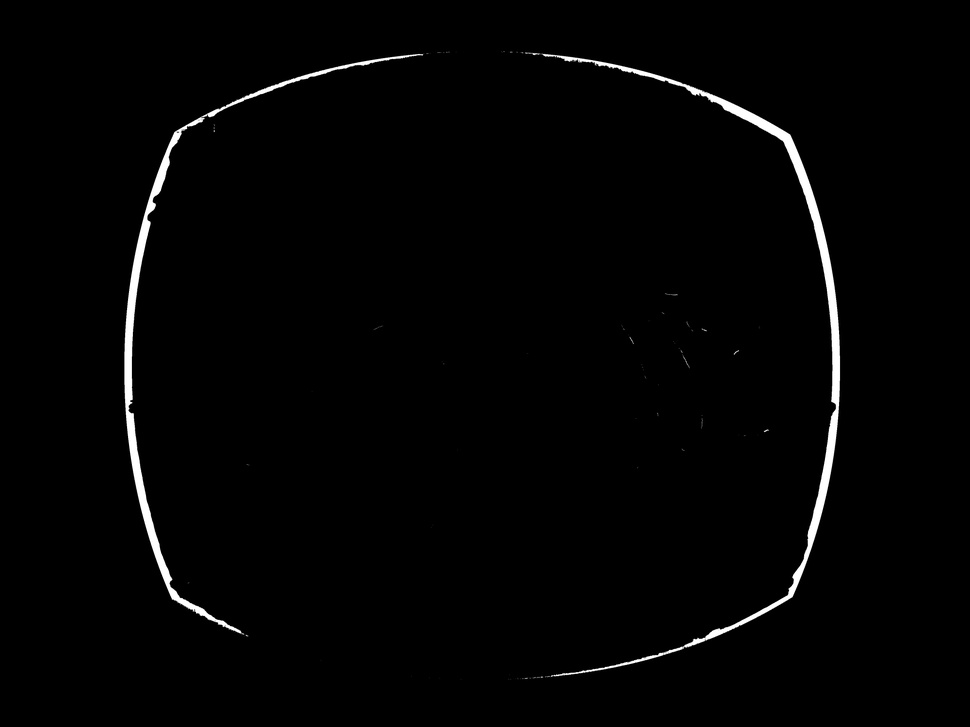
#> input picture Unstructured Light Field/Main3_depth1.jpg, 970 x 727 px, shrunk from 4000 x 3000 before the run, given in place of Image-1.jpg, which was not available
$ python Bonus2.py   (older library calls are emulated)
#> lines starting #> are read from the running program, lines starting #| are printed output that depends on the picture; after the words box and inside, x2 and y2 are one past the last pixel; in counts of white or black regions, pixels touching at a corner belong together; pictures that were not available may be replaced by others from this repository, and a replacement may not be noted
import cv2
import numpy as np
import matplotlib.pyplot as plt

def compute_tenengrad(gray, ksize=3):
    gx = cv2.Sobel(gray, cv2.CV_64F, 1, 0, ksize=ksize)
    gy = cv2.Sobel(gray, cv2.CV_64F, 0, 1, ksize=ksize)
    fm = gx**2 + gy**2  # Compute focus measure for each pixel
    return fm

def load_images(filepaths):
    images = []
    grays = []
    for file in filepaths:
        img = cv2.imread(file)
#> img is the input picture: shape (727, 970, 3); min 0, max 255, mean 3.9
        if img is not None:
            images.append(img)
            gray = cv2.cvtColor(img, cv2.COLOR_BGR2GRAY)
            grays.append(gray)
        else:
            print(f"Failed to load image: {file}")
    return images, grays

def create_depth_map(grays):
    focus_stack = np.array([compute_tenengrad(gray) for gray in grays])
#> in compute_tenengrad, `gx = cv2.Sobel(gray, cv2.CV_64F, 1, 0, ksize=ksize)`:
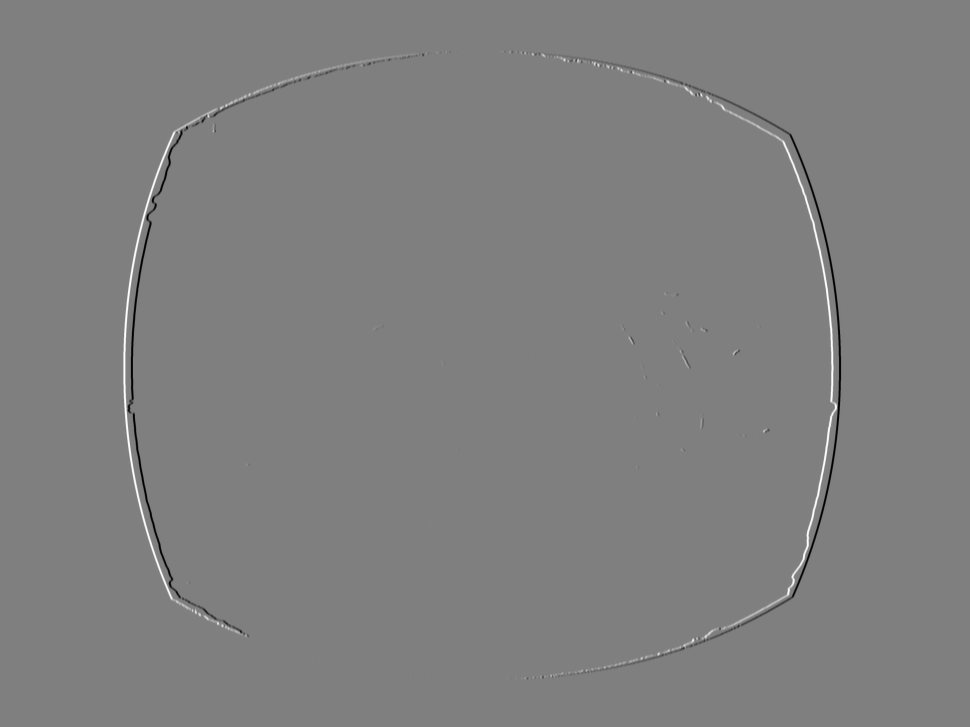
#> gx: shape (727, 970) float64; min -1020, max 1020, mean 0; drawn with min black and max white
#> in compute_tenengrad, `fm = gx**2 + gy**2`:
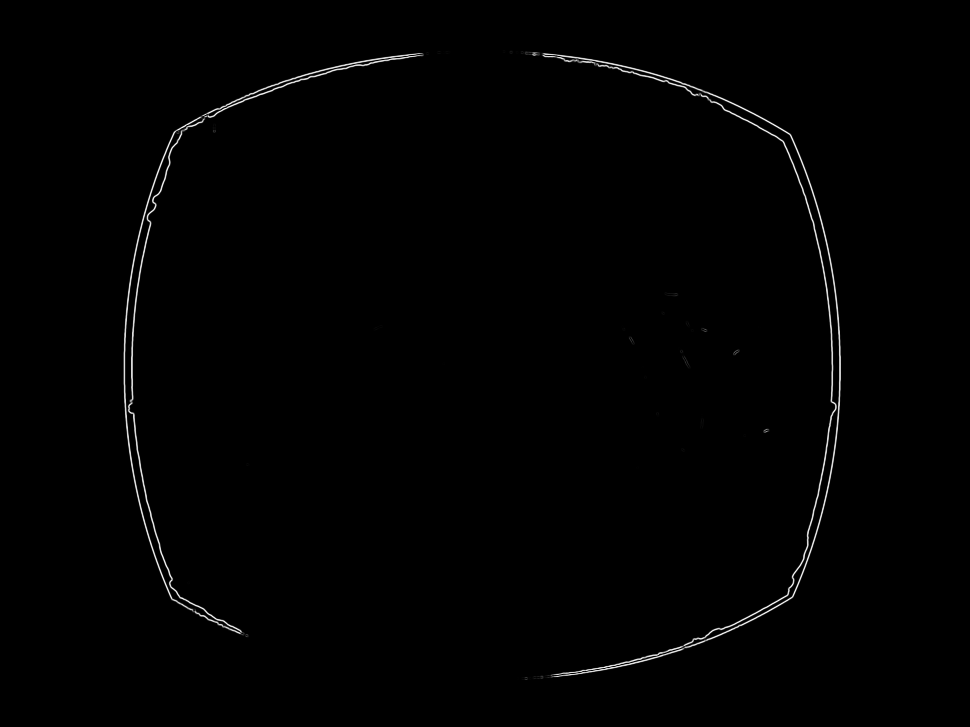
#> fm: shape (727, 970) float64; min 0, max 1194440, mean 8230.8; drawn with min black and max white
#> call 2 of compute_tenengrad, with ksize = 3
#> in compute_tenengrad (call 2), `gx = cv2.Sobel(gray, cv2.CV_64F, 1, 0, ksize=ksize)`:
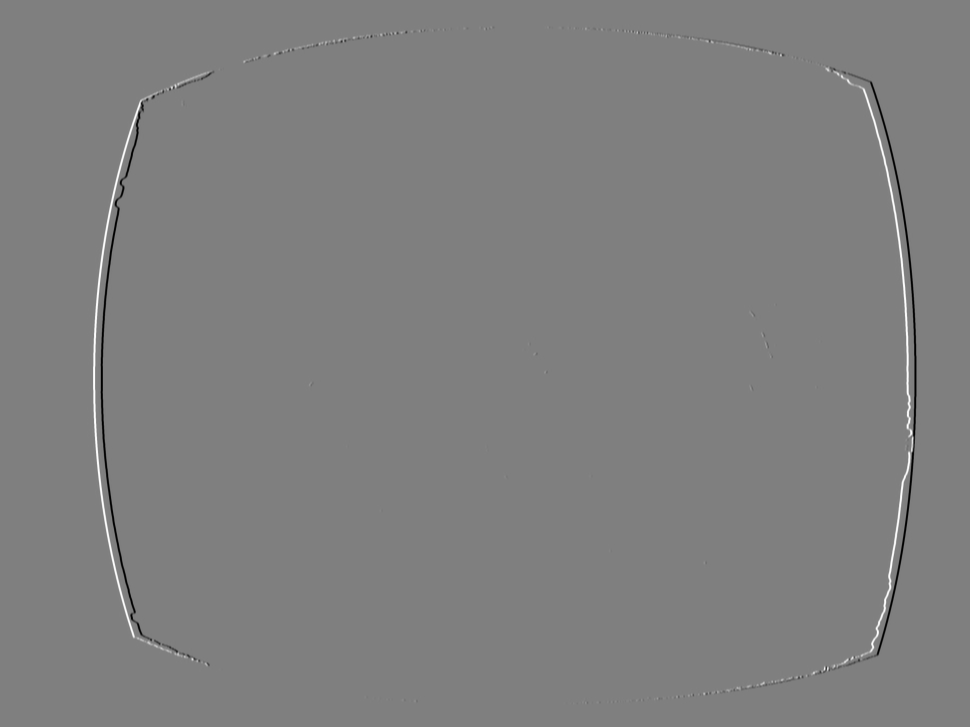
#> gx: shape (727, 970) float64; min -1020, max 1020, mean 0; drawn with min black and max white
#> in compute_tenengrad (call 2), `fm = gx**2 + gy**2`:
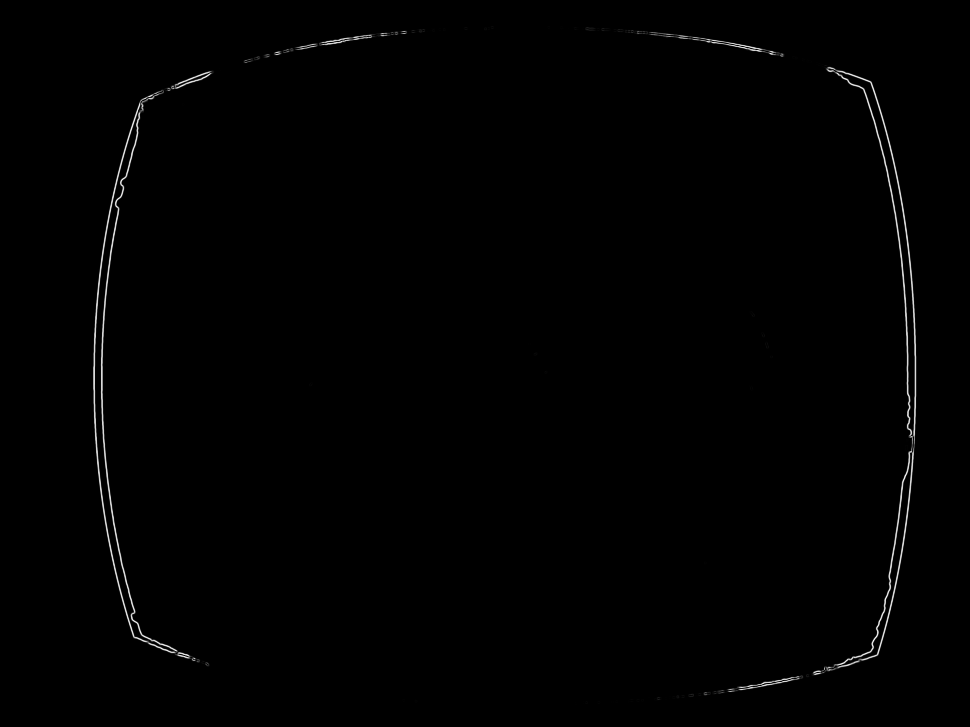
#> fm: shape (727, 970) float64; min 0, max 1215314, mean 7038; drawn with min black and max white
    depth_map = np.argmax(focus_stack, axis=0)
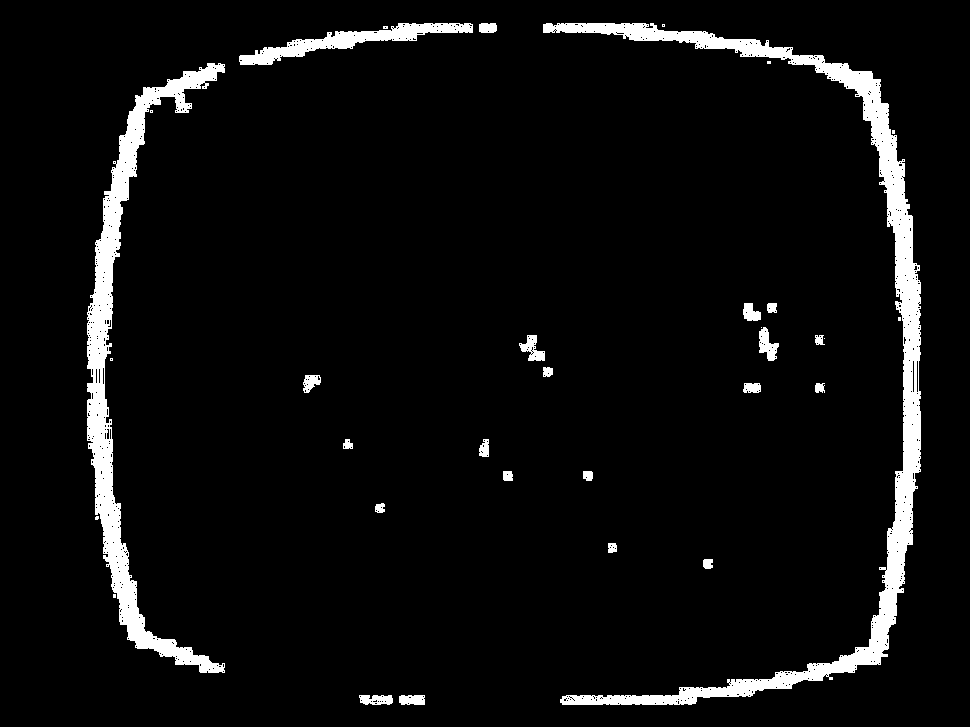
#> depth_map: shape (727, 970) int64; values 0 (black) and 1 (white), 5.5% white; 33 white regions (11 under 20 px), largest, box (x1, y1, x2, y2) and area: (543, 23, 921, 705) 19296, (87, 63, 225, 673) 13381, (239, 23, 473, 65) 2894
    plt.imshow(depth_map, cmap='gray')
    plt.title("Depth Map")
    plt.colorbar()
    plt.show()
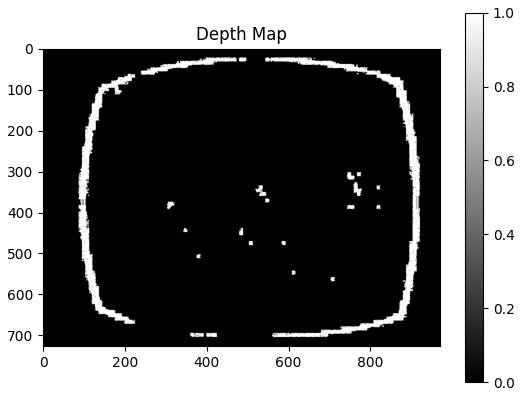
#> figure drawn by matplotlib, 2 panels
    return depth_map

def create_all_in_focus_image(images, depth_map):
    all_in_focus = np.zeros_like(images[0])
    for i in range(len(images)):
        mask = (depth_map == i)
        all_in_focus[mask] = images[i][mask]
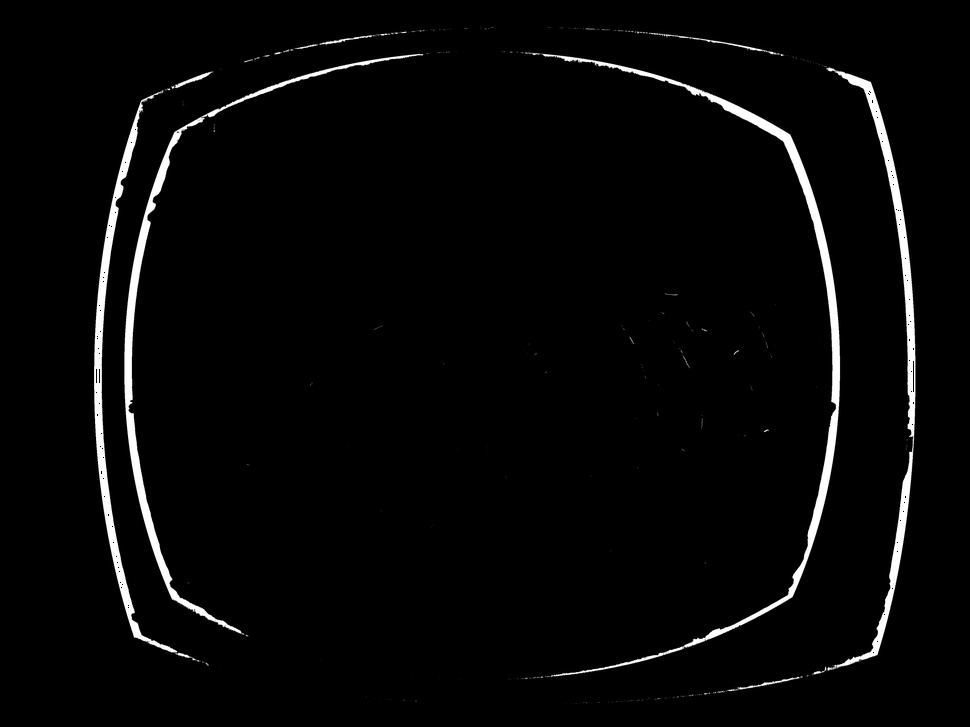
#> all_in_focus: shape (727, 970, 3); min 0, max 255, mean 7.3
    plt.imshow(cv2.cvtColor(all_in_focus, cv2.COLOR_BGR2RGB))
    plt.title("All-in-Focus Image")
    plt.show()

path = 'BonusImages/Image-'
image_paths = [f"{path}{i+1}.jpg" for i in range(4)]

images, grays = load_images(image_paths)
if images and grays:
    depth_map = create_depth_map(grays)
    create_all_in_focus_image(images, depth_map)
else:
    print("Some images could not be loaded properly.")
